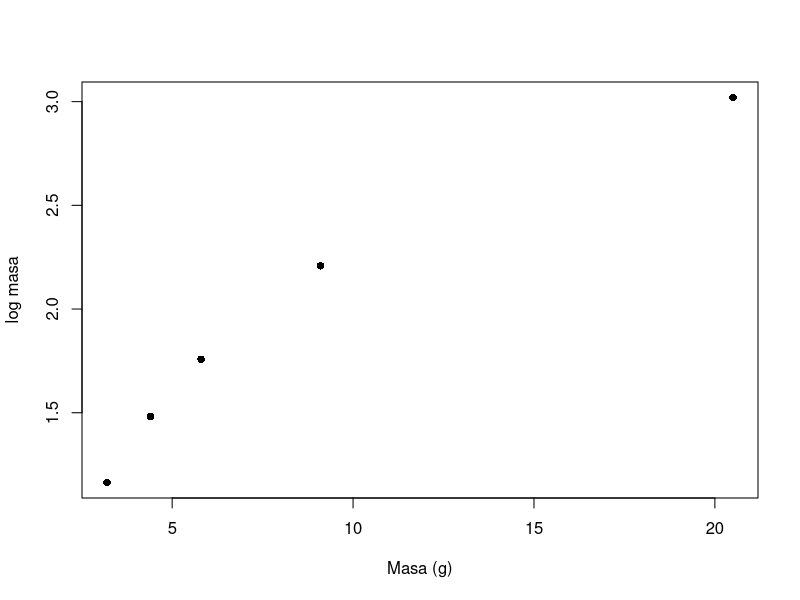
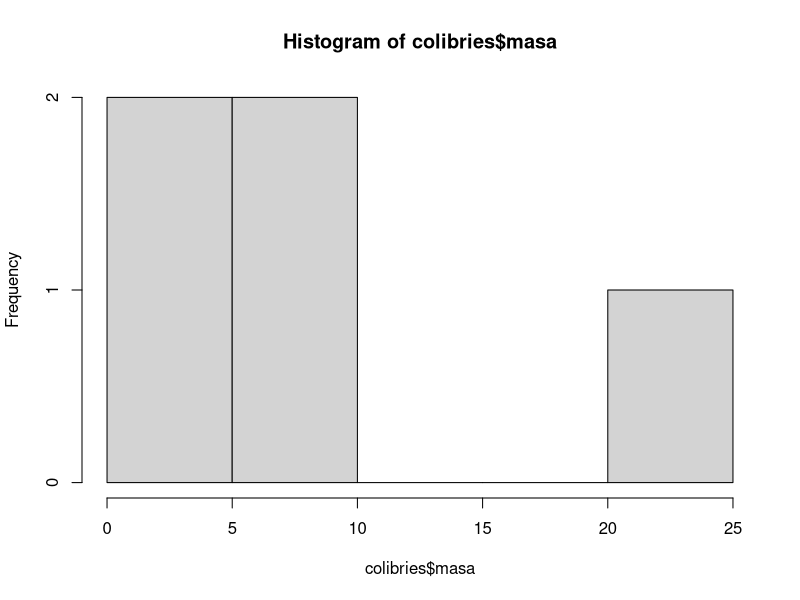

These charts were generated, in order, by the following R code:
# Dia 1, bloque 2. Fundamentos de R

# Asignar. La flecha, no el igual
x <- 5
x

# Vectores
masas <- c(3.2, 5.8, 9.1, 4.4, 20.5)
especies <- c("Amazilia", "Coeligena", "Ensifera", "Chlorostilbon", "Patagona")

length(masas)
class(masas)
class(especies)

# Los vectores se operan completos, sin ciclos
masas * 2
log(masas)
masas > 5

# Indexar. En R se cuenta desde 1
masas[1]
masas[c(1, 3)]
masas[masas > 5]
especies[masas > 5]

# Data frame. Vectores del mismo largo puestos en columnas
colibries <- data.frame(especie = especies, masa = masas, stringsAsFactors = FALSE)
colibries

str(colibries)
nrow(colibries)
names(colibries)

# Una columna se saca con el signo de pesos
colibries$masa
mean(colibries$masa)

# Columna nueva
colibries$log_masa <- log(colibries$masa)
colibries

# Filas que cumplen una condicion
colibries[colibries$masa > 5, ]
subset(colibries, masa > 5)

# Ordenar
colibries[order(colibries$masa), ]

# Datos faltantes. Vas a verlos todo el tiempo
con_na <- c(3.2, NA, 9.1)
mean(con_na)
mean(con_na, na.rm = TRUE)
is.na(con_na)
sum(is.na(con_na))

# Funciones
convertir_a_kg <- function(gramos) {
  gramos / 1000
}

convertir_a_kg(colibries$masa)

# Condicionales
if (mean(colibries$masa) > 5) {
  print("Colibries pesados")
} else {
  print("Colibries livianos")
}

# Ciclos. Utiles, pero en R casi siempre hay algo mejor
for (i in 1:nrow(colibries)) {
  print(colibries$especie[i])
}

# Esto hace lo mismo sin ciclo
sapply(colibries, class)
tapply(colibries$masa, colibries$masa > 5, mean)

# Graficar
plot(colibries$masa, colibries$log_masa, pch = 16, xlab = "Masa (g)", ylab = "log masa")
hist(colibries$masa)
